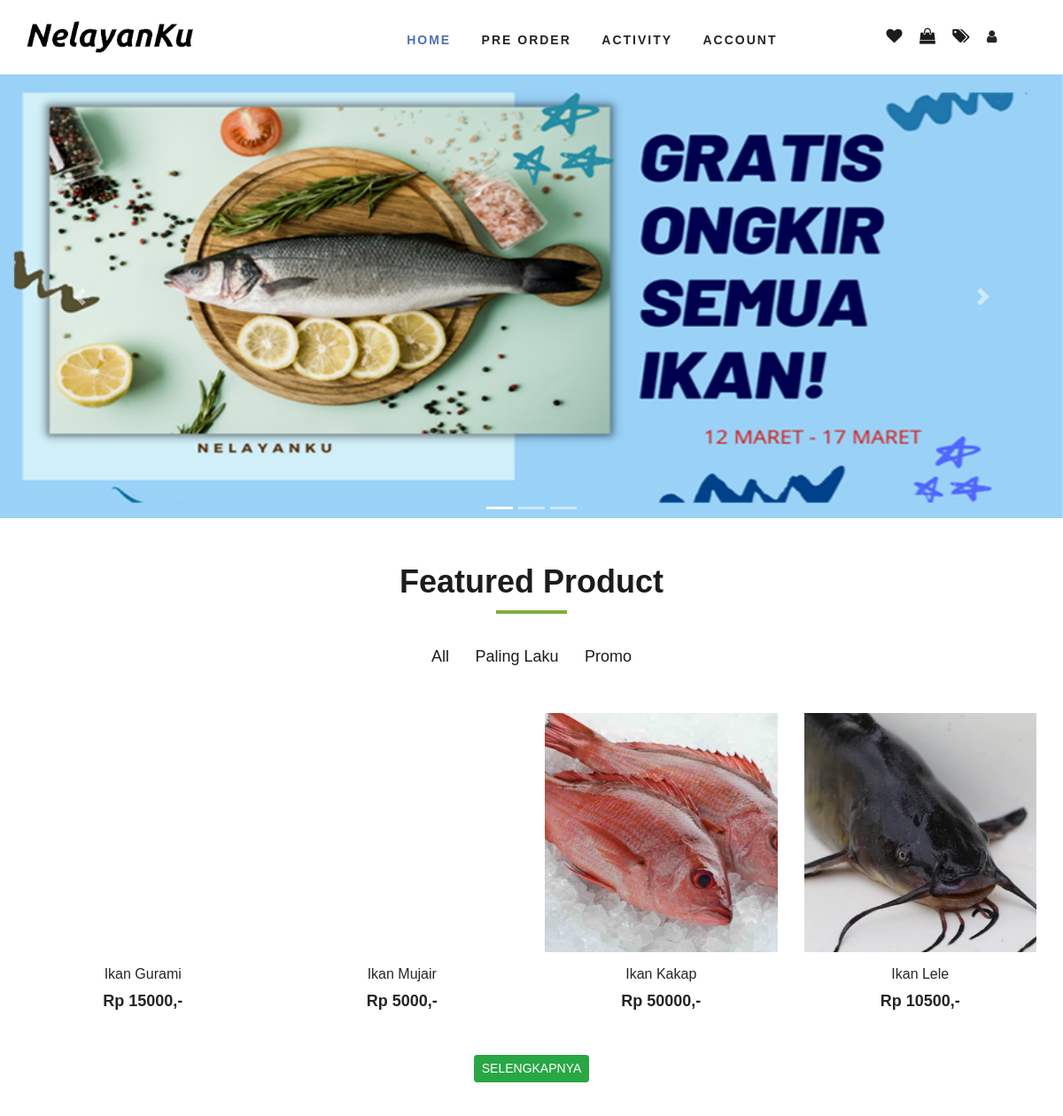
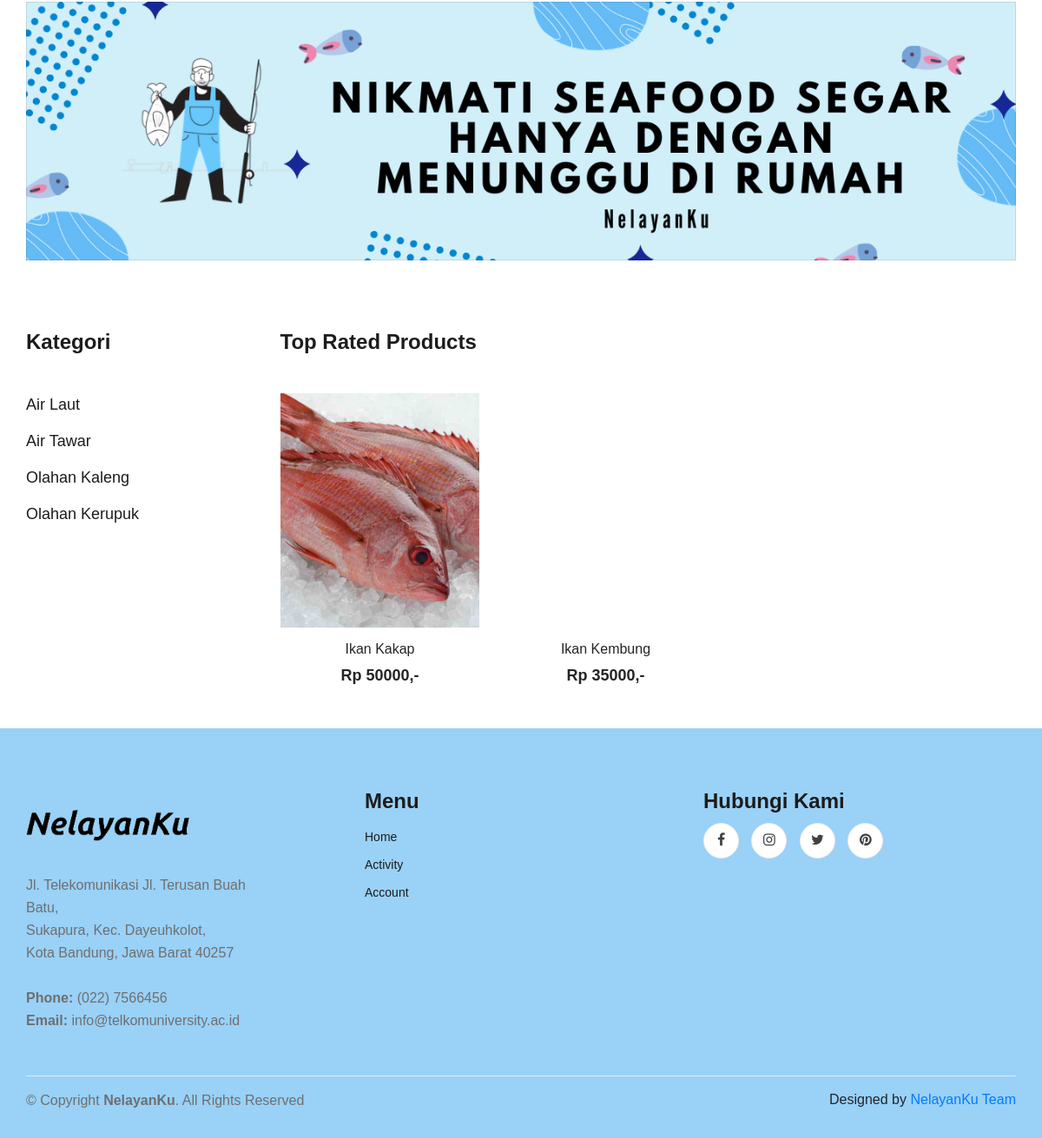
The app's page /index.php/Marketplace/index, older data (2 pictures, top to bottom).
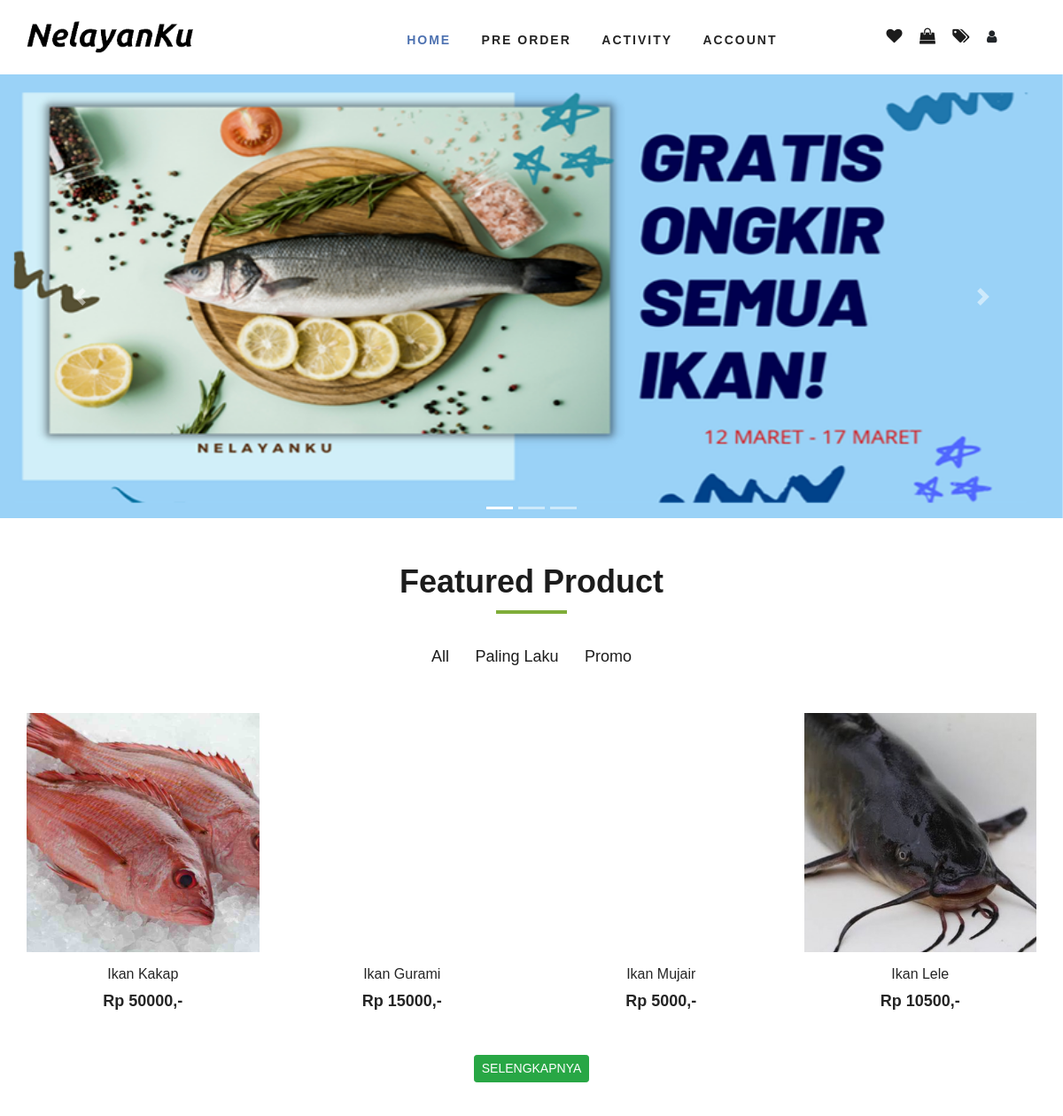
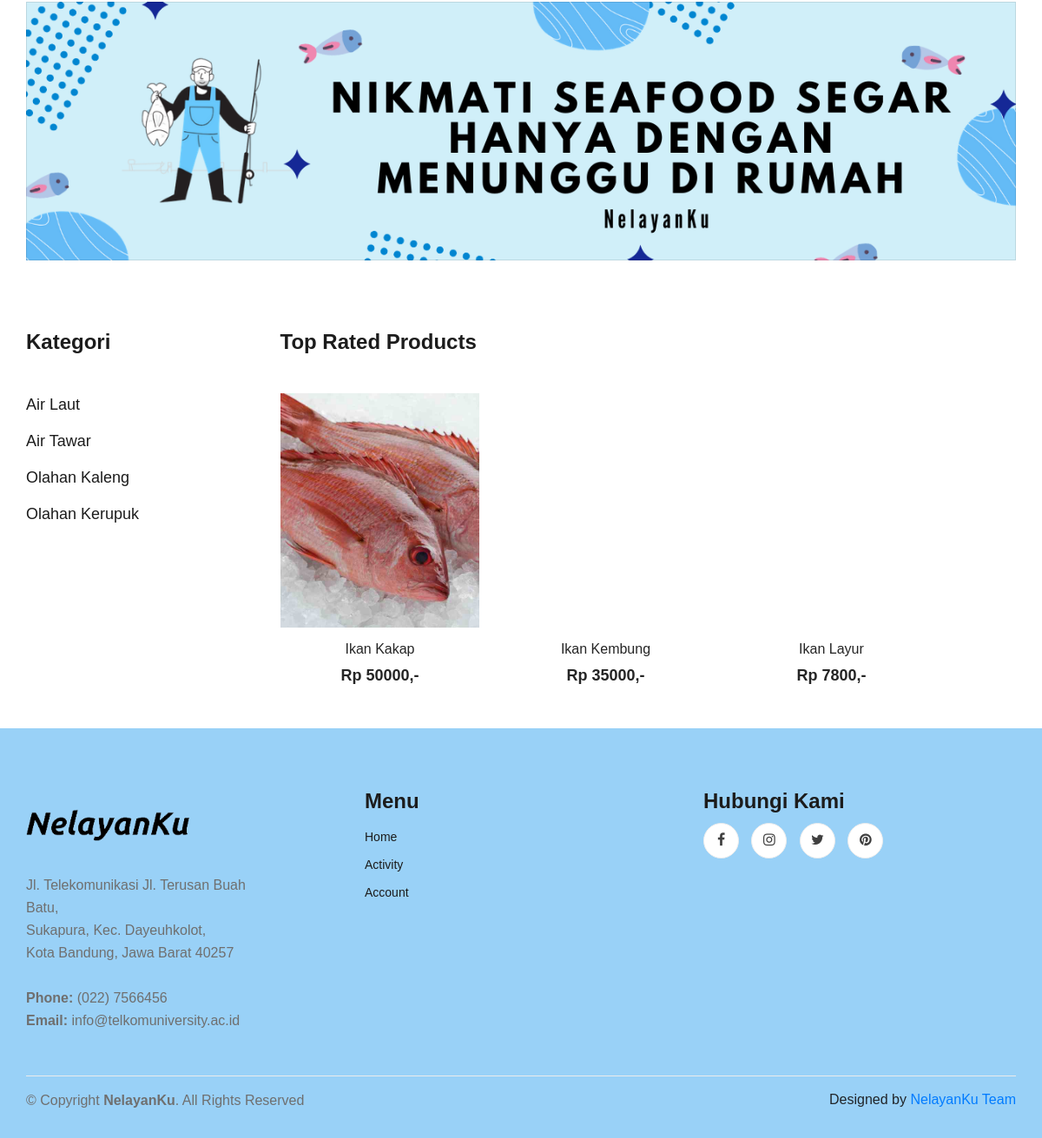
The same page, newer data (2 pictures, top to bottom).
### tables this page shows
CREATE TABLE `barang` (
  `id_barang` int(11) NOT NULL,
  `namabarang` varchar(22) NOT NULL,
  `stok` int(11) NOT NULL,
  `id_kategori` int(11) NOT NULL,
  `fotoikan` varchar(22) NOT NULL,
  `id_nelayan` int(11) NOT NULL,
  `harga` int(11) NOT NULL,
  `filter` enum('Paling Laku','Diskon') NOT NULL,
  `Deskripsi` text NOT NULL
);

### application/controllers/Marketplace.php (called while the page is built, shortened)
<?php
Class Marketplace extends CI_Controller {
	public function __construct()
	{
		$this->load->model('Barang_admin_model');
	}
	public function index()
	{
		$data['main_view'] = "Landing/marketplace";
		$data['detail'] = "Landing/detail";
 		$data['buku'] = $this->Barang_admin_model->get_buku();
 		$data['barang'] = $this->Barang_admin_model->get_barang1();
 		$data['barang2'] = $this->Barang_admin_model->get_barang2();
 		$data['barang3'] = $this->Barang_admin_model->get_barang3();
 		$data['barang4'] = $this->Barang_admin_model->get_barang4();
 		$data['barangg1'] = $this->Barang_admin_model->get_barangg1();
 		$data['barangg2'] = $this->Barang_admin_model->get_barangg2();
 		$data['barangg3'] = $this->Barang_admin_model->get_barangg3();
 		$data['barangg4'] = $this->Barang_admin_model->get_barangg4();
		$this->load->view('Landing/marketplace_template', $data);
	}
}

### index.php (called while the page is built, shortened)
<?php
require_once BASEPATH.'core/CodeIgniter.php';

### application/models/barang_admin_model.php (called while the page is built, shortened)
<?php
class Barang_admin_model extends CI_Model {
	public function get_barang1(){
		return $this->db->join('kategori','kategori.id_kategori = barang.id_kategori')
						->join('pencariikan','pencariikan.id_nelayan = barang.id_nelayan')
						->where('id_barang <', 8)
						->get('barang')
						->result();
	}
	public function get_barangg1(){
		return $this->db->join('kategori','kategori.id_kategori = barang.id_kategori')
						->join('pencariikan','pencariikan.id_nelayan = barang.id_nelayan')
						->where('namakategori', 'Ikan Air Laut')
						->get('barang')
						->result();
	}
}

### application/views/Landing/Marketplace.php (the view, shortened to what this page needs)
        <div id="carouselExampleIndicators" class="carousel slide" data-ride="carousel">
          <ol class="carousel-indicators">
            <li data-target="#carouselExampleIndicators" data-slide-to="0" class="active"></li>
            <li data-target="#carouselExampleIndicators" data-slide-to="1"></li>
            <li data-target="#carouselExampleIndicators" data-slide-to="2"></li>
          </ol>
          <div class="carousel-inner">
            <div class="carousel-item active">
              <img class="d-block w-100" src="<?php echo base_url();?>/assets/Market/img/c1.png" alt="First slide">
            </div>
          </div>
          <a class="carousel-control-prev" href="#carouselExampleIndicators" role="button" data-slide="prev">
            <span class="carousel-control-prev-icon" aria-hidden="true"></span>
          </a>
          <a class="carousel-control-next" href="#carouselExampleIndicators" role="button" data-slide="next">
            <span class="carousel-control-next-icon" aria-hidden="true"></span>
          </a>
        </div>
<section class="featured spad" >
    <div class="container" >
        <div class="row">
            <div class="col-lg-12">
                    <div class="section-title">
                        <h2>Featured Product</h2>
                    </div>
                <div class="featured__controls">
                    <ul>
                        <li class="activee" data-filter=".all" id="all">All</li>
                        <li data-filter=".oranges" id="palinglaku">Paling Laku</li>
                        <li data-filter=".fresh-meat" id="diskon">Promo</li>
                    </ul>
                </div>
            </div>
        </div>
        <div class="row featured__filterr" id="box1" >
            <?php foreach($barang as $b) { ?>
            <div class="col-lg-3 col-md-4 col-sm-6 mix all">
                <div class="featured__item">
                    <div class="featured__item__pic set-bg" data-setbg="<?php echo base_url('assets/Admin/fotoikan/'.$b->fotoikan.'');?>">
                    </div>
                    <div class="featured__item__text">
                        <h6><a href="<?php echo base_url('index.php/detail/get_detil_barang_by_id/'.$b->id_barang.'');?>"><?php echo ''.$b->namabarang.''?></a></h6>
                        <h5><?php echo 'Rp '.$b->harga.',-'?></h5>
                    </div>
                </div>
            </div>
            <?php } ?>
        </div>
        <center><button id='tombol' class="btn btn-success btn-sm" >SELENGKAPNYA</button></center>
    </div>
</section>
<div class="banner" id='box'>
    <div class="container">
        <img src="<?php echo base_url();?>/assets/Market/img/bg2.png" style="width: 100%" >
    </div>
</div>
<section class="latest-product spad">
    <div class="container">
        <div class="row">
            <div class="col-lg-3">
                <div class="latest-product__text">
                <h4>Kategori</h4>
                <div class="featured__controlss">
                    <ul>
                        <li class="activee" data-filter=".laut" style="margin-bottom: 15px;" id='laut'>Air Laut</li><br>
                        <li data-filter=".tawar" style="margin-bottom: 15px;" id='tawar'>Air Tawar</li><br>
                        <li data-filter=".kaleng" style="margin-bottom: 15px;" id="kaleng">Olahan Kaleng</li><br>
                        <li data-filter=".kerupuk" style="margin-bottom: 15px;" id="kerupuk">Olahan Kerupuk</li><br>
                    </ul>
                </div>
            </div>
            </div>
            <div class="col-lg-8 col-md-8">
                <div class="latest-product__text">
                    <h4>Top Rated Products</h4>
                    <div class="row featured__filter" id="ikanlaut" >
                        <?php foreach($barangg1 as $b) { ?>
                        <div class="col-lg-4 col-md-4 col-sm-6 mix laut">
                            <div class="featured__item">
                                <div class="featured__item__pic set-bg" data-setbg="<?php echo base_url('assets/Admin/fotoikan/'.$b->fotoikan.'');?>">
                                </div>
                                <div class="featured__item__text">
                                    <h6><a href="<?php echo base_url('index.php/detail/get_detil_barang_by_id/'.$b->id_barang.'');?>"><?php echo ''.$b->namabarang.''?></a></h6>
                                    <h5><?php echo 'Rp '.$b->harga.',-'?></h5>
                                </div>
                            </div>
                        </div>
                        <?php } ?>
                    </div>
                </div>
            </div>
        </div>
    </div>
</section>

### application/views/Landing/Marketplace_Template.php (shortened to what this page needs)
<!DOCTYPE html>
<html lang="zxx">
<head>
    <link rel="stylesheet" href="<?php echo base_url();?>/assets/Market/css/bootstrap.min.css" type="text/css">
    <link rel="stylesheet" href="<?php echo base_url();?>/assets/Market/css/font-awesome.min.css" type="text/css">
    <link rel="stylesheet" href="<?php echo base_url();?>/assets/Market/css/elegant-icons.css" type="text/css">
    <link rel="stylesheet" href="<?php echo base_url();?>/assets/Market/css/nice-select.css" type="text/css">
    <link rel="stylesheet" href="<?php echo base_url();?>/assets/Market/css/jquery-ui.min.css" type="text/css">
    <link rel="stylesheet" href="<?php echo base_url();?>/assets/Market/css/owl.carousel.min.css" type="text/css">
    <link rel="stylesheet" href="<?php echo base_url();?>/assets/Market/css/slicknav.min.css" type="text/css">
    <link rel="stylesheet" href="https://cdn.jsdelivr.net/npm/bootstrap@4.6.0/dist/css/bootstrap.min.css">
    <link rel="stylesheet" href="<?php echo base_url();?>/assets/Market/css/style.css" type="text/css">
</head>
<body>
    <header class="header" style="background:white;" >
        <div class="container" style="background:white;">
            <div class="row">
                <div class="col-lg-3">
                    <div class="header__logo">
                        <a href="<?php echo base_url('index.php/Marketplace'); ?>"><img src="<?php echo base_url();?>/assets/Market/img/logo.png" alt=""></a>
                    </div>
                </div>
                <div class="col-lg-6">
                    <nav class="header__menu">
                        <ul>
                            <li style="margin-right: 30px;" class="active"><a href="<?php echo base_url('index.php/Marketplace'); ?>">Home</a></li>
                            <li style="margin-right: 30px;"><a href="<?php echo base_url('index.php/Preorder'); ?>">Pre Order</a></li>
                            <li style="margin-right: 30px;"><a href="<?php echo base_url('index.php/Activity'); ?>">Activity</a></li>
                            <li ><a href="<?php echo base_url('index.php/Account'); ?>">Account</a></li>
                        </ul>
                    </nav>
                </div>
                <div class="col-lg-3">
                    <div class="header__cart">
                        <ul>
                            <li style="margin-right: 15px;"><a href="<?php echo base_url('index.php/favorit'); ?>"><i class="fa fa-heart"></i> </a></li>
                            <li style="margin-right: 15px;"><a href="<?php echo base_url('index.php/cart'); ?>"><i class="fa fa-shopping-bag"></i></a></li>
                            <li style="margin-right: 15px;"><a href="<?php echo base_url('index.php/diskon'); ?>"><i class="fa fa-tags"></i></a></li>
                            <li style="margin-right: 15px;">
                                <div class="header__top__right__auth">
                                    <i class="fa fa-user" data-toggle="modal" data-target="#login"></i>
                                </div>
                            </li>
                        </ul>
                    </div>
                </div>
            </div>
        </div>
    </header>
    <?php
        $this->load->view($main_view);
    ?>
    <footer class="footer spad">
        <div class="container">
            <div class="row">
                <div class="col-lg-3 col-md-6 col-sm-6">
                    <div class="footer__about">
                        <div class="footer__about__logo">
                            <a href="<?php echo base_url();?>/assets/Market./index.html"><img src="<?php echo base_url();?>/assets/Market/img/logo.png" alt=""></a>
                        </div>
                        <ul>
                            <p>
                              Jl. Telekomunikasi Jl. Terusan Buah Batu,<br>
                              Sukapura, Kec. Dayeuhkolot,<br>
                              Kota Bandung, Jawa Barat 40257<br><br>
                              <strong>Phone:</strong> (022) 7566456<br>
                              <strong>Email:</strong> info@telkomuniversity.ac.id<br>
                            </p>
                        </ul>
                    </div>
                </div>
                <div class="col-lg-4 col-md-6 col-sm-6 offset-lg-1">
                    <div class="footer__widget">
                        <h4>Menu</h4>
                        <ul>
                              <li><i class="bx bx-chevron-right"></i> <a href="<?php echo base_url('index.php/Marketplace'); ?>">Home</a></li>
                              <li><i class="bx bx-chevron-right"></i> <a href="<?php echo base_url('index.php/Activity'); ?>">Activity</a></li>
                              <li><i class="bx bx-chevron-right"></i> <a href="<?php echo base_url('index.php/account'); ?>">Account</a></li>
                        </ul>
                    </div>
                </div>
                <div class="col-lg-4 col-md-12">
                    <div class="footer__widget">
                        <h4>Hubungi Kami</h4>
                        <div class="footer__widget__social">
                            <a href="#"><i class="fa fa-facebook"></i></a>
                            <a href="#"><i class="fa fa-instagram"></i></a>
                            <a href="#"><i class="fa fa-twitter"></i></a>
                            <a href="#"><i class="fa fa-pinterest"></i></a>
                        </div>
                    </div>
                </div>
            </div>
            <div class="row">
                <div class="col-lg-12">
                    <div class="footer__copyright">
                        <div class="footer__copyright__text"><p>
  &copy; Copyright <strong><span>NelayanKu</span></strong>. All Rights Reserved
  </p></div>
                        <div class="footer__copyright__payment">Designed by <a href="<?php echo base_url();?>/assets/Market#">NelayanKu Team</a></div>
                    </div>
                </div>
            </div>
        </div>
    </footer>
</body>
</html>

Row changes from the older to the newer data that the page shows:
shown differently, row unchanged: barang "Ikan Kakap": moves up the list
added barang: namabarang "Ikan Layur", harga "7800", shown under "Top Rated Products"
